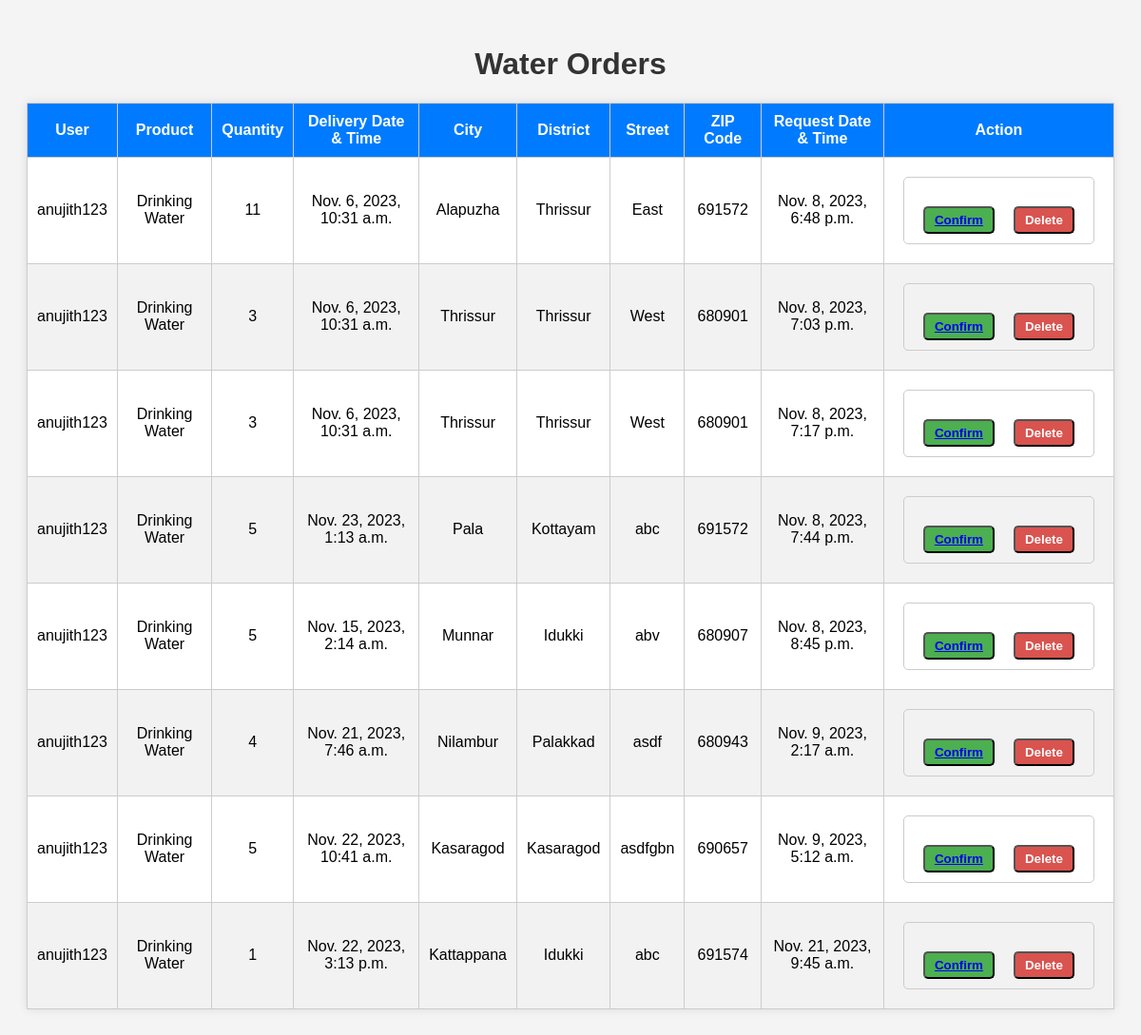
Screenshot of /view_water_orders/ with the database file from the repository.
### watersystemapp/models.py (models this page shows, shortened)
class WaterOrder(models.Model):
    user = models.ForeignKey(CustomUser, on_delete=models.CASCADE)
    product = models.ForeignKey(DrinkingWaterProduct, on_delete=models.CASCADE)
    quantity = models.PositiveIntegerField()
    delivery_date_time = models.DateTimeField()
    city = models.ForeignKey(City, on_delete=models.CASCADE)
    district = models.ForeignKey(District, on_delete=models.CASCADE)
    street = models.CharField(max_length=100)
    zip_code = models.CharField(max_length=10)
    request_date_time = models.DateTimeField(auto_now_add=True)

class CustomUser(AbstractUser):
    firstname = models.TextField(max_length=100, default="")
    lastname = models.TextField(max_length=100, default="")
    username = models.CharField(max_length=30, unique=True)
    email = models.EmailField(max_length=254, unique=True)
    role = models.CharField(max_length=100,default="")
    password = models.CharField(max_length=128, default="")

class DrinkingWaterProduct(models.Model):
    product_id = models.AutoField(primary_key=True)
    name = models.CharField(max_length=100)
    price = models.DecimalField(max_digits=10, decimal_places=2)
    quantity = models.PositiveIntegerField()
    def __str__(self):
        return self.name

class City(models.Model):
    City_ID = models.AutoField(primary_key=True)
    city_name = models.CharField(max_length=100)
    def __str__(self):
        return self.city_name

class District(models.Model):
    district_id = models.AutoField(primary_key=True, editable=False)
    district_name = models.CharField(max_length=100)
    def __str__(self):
        return self.district_name

### watersystemapp/views.py (the view)
# urls.py: path('view_water_orders/', views.view_water_orders, name='view_water_orders'),
def view_water_orders(request):
    water_orders = WaterOrder.objects.all()
    return render(request, 'view_water_orders.html', {'water_orders': water_orders})

### templates/view_water_orders.html (shortened to what this page needs)
<!DOCTYPE html>
<html>
<head>
</head>
<body>
    <h1>Water Orders</h1>
    <table>
        <thead>
            <tr>
                <th>User</th>
                <th>Product</th>
                <th>Quantity</th>
                <th>Delivery Date & Time</th>
                <th>City</th>
                <th>District</th>
                <th>Street</th>
                <th>ZIP Code</th>
                <th>Request Date & Time</th>
                <th>Action</th>
            </tr>
        </thead>
        <tbody>
            {% for order in water_orders %}
            <tr>
                <td>{{ order.user.username }}</td>
                <td>{{ order.product }}</td>
                <td>{{ order.quantity }}</td>
                <td>{{ order.delivery_date_time }}</td>
                <td>{{ order.city }}</td>
                <td>{{ order.district }}</td>
                <td>{{ order.street }}</td>
                <td>{{ order.zip_code }}</td>
                <td>{{ order.request_date_time }}</td>
                <td>
                    <div class="container">
                        <div class="button-container">
                            <div class="button-container">
                                <button class="button confirm-button">
                                    <a href="{% url 'assign_worker' district=order.district %}">Confirm</a>
                                </button>
                                <button class="delete-button">Delete</button>
                            </div>
                        </div>
                    </div>
                </td>
            </tr>
            {% endfor %}
        </tbody>
    </table>
</body>
</html>

### templates/view_water_orders.html (style rules this page uses)
body { font-family: Arial, sans-serif; background-color: #f4f4f4; text-align: center; padding: 20px; }
h1 { color: #333; }
table { width: 100%; border-collapse: collapse; margin: 20px auto; background-color: #fff; box-shadow: 0px 0px 10px rgba(0, 0, 0, 0.1); }
table th, table td { padding: 10px; border: 1px solid #ccc; }
table th { background-color: #007bff; color: #fff; font-weight: bold; }
table tbody tr:nth-child(even) { background-color: #f2f2f2; }
.container { border: 1px solid #ccc; margin: 10px; padding: 10px; border-radius: 5px; }
.button-container { display: flex; justify-content: center; margin-top: 10px; }
.confirm-button, .delete-button { padding: 5px 10px; border-radius: 5px; cursor: pointer; margin: 0 10px; font-weight: bold; }
.confirm-button { background-color: #4CAF50; color: #fff; }
.delete-button { background-color: #d9534f; color: #fff; }

### rows the page displays
WaterOrder: user.username "anujith123", product "Drinking Water", quantity "11", delivery_date_time "Nov. 6, 2023, 10:31 a.m.", city "Alapuzha", district "Thrissur", street "East", zip_code "691572", request_date_time "Nov. 8, 2023, 6:48 p.m."
WaterOrder: user.username "anujith123", product "Drinking Water", quantity "3", delivery_date_time "Nov. 6, 2023, 10:31 a.m.", city "Thrissur", district "Thrissur", street "West", zip_code "680901", request_date_time "Nov. 8, 2023, 7:03 p.m."
WaterOrder: user.username "anujith123", product "Drinking Water", quantity "3", delivery_date_time "Nov. 6, 2023, 10:31 a.m.", city "Thrissur", district "Thrissur", street "West", zip_code "680901", request_date_time "Nov. 8, 2023, 7:17 p.m."
WaterOrder: user.username "anujith123", product "Drinking Water", quantity "5", delivery_date_time "Nov. 23, 2023, 1:13 a.m.", city "Pala", district "Kottayam", street "abc", zip_code "691572", request_date_time "Nov. 8, 2023, 7:44 p.m."
WaterOrder: user.username "anujith123", product "Drinking Water", quantity "5", delivery_date_time "Nov. 15, 2023, 2:14 a.m.", city "Munnar", district "Idukki", street "abv", zip_code "680907", request_date_time "Nov. 8, 2023, 8:45 p.m."
WaterOrder: user.username "anujith123", product "Drinking Water", quantity "4", delivery_date_time "Nov. 21, 2023, 7:46 a.m.", city "Nilambur", district "Palakkad", street "asdf", zip_code "680943", request_date_time "Nov. 9, 2023, 2:17 a.m."
WaterOrder: user.username "anujith123", product "Drinking Water", quantity "5", delivery_date_time "Nov. 22, 2023, 10:41 a.m.", city "Kasaragod", district "Kasaragod", street "asdfgbn", zip_code "690657", request_date_time "Nov. 9, 2023, 5:12 a.m."
WaterOrder: user.username "anujith123", product "Drinking Water", quantity "1", delivery_date_time "Nov. 22, 2023, 3:13 p.m.", city "Kattappana", district "Idukki", street "abc", zip_code "691574", request_date_time "Nov. 21, 2023, 9:45 a.m."
